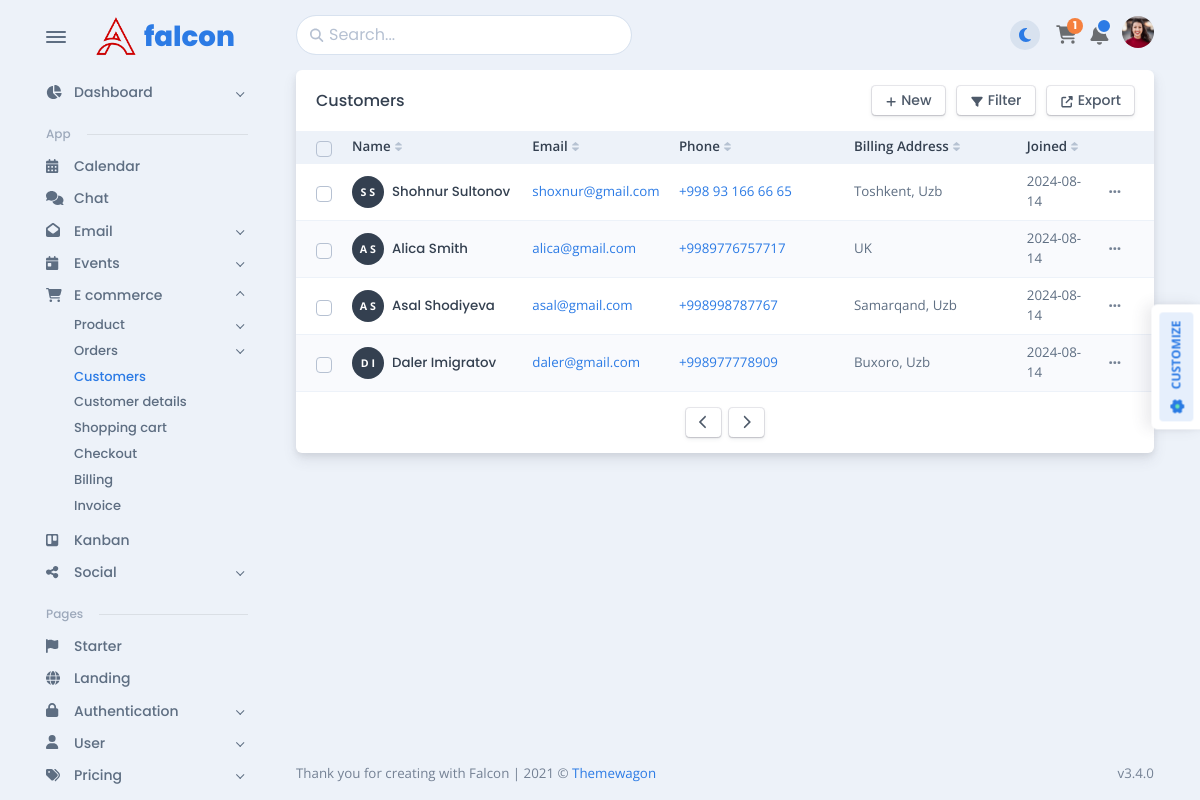
The page /customer-list/ on the database its author committed.
### customer/models.py (models this page shows, shortened)
class BaseModel(models.Model):
    created_at = models.DateTimeField(auto_now_add=True)
    updated_at = models.DateTimeField(auto_now=True)
    class Meta:
        abstract = True

class Customer(BaseModel):
    first_name = models.CharField(max_length=50)
    last_name = models.CharField(max_length=50)
    email = models.EmailField()
    phone = models.CharField(max_length=50)
    address = models.CharField(max_length=50)
    image = models.ImageField(upload_to='customers/')
    @property
    def get_initial(self):
        first_initial = self.first_name[0] if self.first_name else ''
        last_initial = self.last_name[0] if self.last_name else ''
        return f'{first_initial.upper()} {last_initial.upper()}'
    @property
    def joined_at(self):
        return self.created_at.strftime('%Y-%m-%d')
    @property
    def full_name(self):
        return f'{self.first_name} {self.last_name}'

### customer/views.py (the view)
# urls.py: path('customer-list/', views.customer_list, name='customer_list'),
def customer_list(request):
    customers = Customer.objects.all()
    search = request.GET.get('search', None)
    if search is not None:
        customers = Customer.objects.filter(full_name__icontains=search)
    context = {
        'customers': customers
    }
    return render(request, 'customers.html', context)

### templates/customers.html (shortened to what this page needs)
{% extends 'base.html' %}
{% load static %}
{% block content %}
          <div class="card mb-3" id="customersTable" data-list='{"valueNames":["name","email","phone","address","joined"],"page":10,"pagination":true}'>
            <div class="card-header">
              <div class="row flex-between-center">
                <div class="col-4 col-sm-auto d-flex align-items-center pe-0">
                  <h5 class="fs-0 mb-0 text-nowrap py-2 py-xl-0">Customers</h5>
                </div>
                <div class="col-8 col-sm-auto text-end ps-2">
                  <div id="table-customers-replace-element">
                    <button class="btn btn-falcon-default btn-sm" type="button"><span class="fas fa-plus" data-fa-transform="shrink-3 down-2"></span><span class="d-none d-sm-inline-block ms-1">New</span></button>
                    <button class="btn btn-falcon-default btn-sm mx-2" type="button"><span class="fas fa-filter" data-fa-transform="shrink-3 down-2"></span><span class="d-none d-sm-inline-block ms-1">Filter</span></button>
                    <button class="btn btn-falcon-default btn-sm" type="button"><span class="fas fa-external-link-alt" data-fa-transform="shrink-3 down-2"></span><span class="d-none d-sm-inline-block ms-1">Export</span></button>
                  </div>
                </div>
              </div>
            </div>
            <div class="card-body p-0">
              <div class="table-responsive">
                <table class="table table-sm table-striped fs--1 mb-0 overflow-hidden">
                  <thead class="bg-200 text-900">
                    <tr>
                      <th>
                        <div class="form-check fs-0 mb-0 d-flex align-items-center">
                          <input class="form-check-input" id="checkbox-bulk-customers-select" type="checkbox" data-bulk-select='{"body":"table-customers-body","actions":"table-customers-actions","replacedElement":"table-customers-replace-element"}' />
                        </div>
                      </th>
                      <th class="sort pe-1 align-middle white-space-nowrap" data-sort="name">Name</th>
                      <th class="sort pe-1 align-middle white-space-nowrap" data-sort="email">Email</th>
                      <th class="sort pe-1 align-middle white-space-nowrap" data-sort="phone">Phone</th>
                      <th class="sort pe-1 align-middle white-space-nowrap ps-5" data-sort="address" style="min-width: 200px;">Billing Address</th>
                      <th class="sort pe-1 align-middle white-space-nowrap" data-sort="joined">Joined</th>
                      <th class="align-middle no-sort"></th>
                    </tr>
                  </thead>
                  <tbody class="list" id="table-customers-body">
                  {% for customer in customers %}
                    <tr class="btn-reveal-trigger">
                      <td class="align-middle py-2" style="width: 28px;">
                        <div class="form-check fs-0 mb-0 d-flex align-items-center">
                          <input class="form-check-input" type="checkbox" id="customer-0" data-bulk-select-row="data-bulk-select-row" />
                        </div>
                      </td>
                      <td class="name align-middle white-space-nowrap py-2"><a href="{% url 'customer_details' customer.id %}">
                          <div class="d-flex d-flex align-items-center">
                            <div class="avatar avatar-xl me-2">
                              <div class="avatar-name rounded-circle"><span>{{ customer.get_initial }}</span></div>
                            </div>
                            <div class="flex-1">
                              <h5 class="mb-0 fs--1">{{ customer.full_name }}</h5>
                            </div>
                          </div>
                        </a></td>
                      <td class="email align-middle py-2"><a href="{% url 'customer_details' customer.id %}">{{ customer.email }}</a></td>
                      <td class="phone align-middle white-space-nowrap py-2"><a href="#">{{ customer.phone }}</a></td>
                      <td class="address align-middle white-space-nowrap ps-5 py-2">{{ customer.address }}</td>
                      <td class="joined align-middle py-2">{{ customer.joined_at }}</td>
                      <td class="align-middle white-space-nowrap py-2 text-end">
                        <div class="dropdown font-sans-serif position-static">
                          <button class="btn btn-link text-600 btn-sm dropdown-toggle btn-reveal" type="button" id="customer-dropdown-0" data-bs-toggle="dropdown" data-boundary="window" aria-haspopup="true" aria-expanded="false"><span class="fas fa-ellipsis-h fs--1"></span></button>
                        </div>
                      </td>
                    </tr>
                  {% endfor %}
                  </tbody>
                </table>
              </div>
            </div>
            <div class="card-footer d-flex align-items-center justify-content-center">
              <button class="btn btn-sm btn-falcon-default me-1" type="button" title="Previous" data-list-pagination="prev"><span class="fas fa-chevron-left"></span></button>
              <button class="btn btn-sm btn-falcon-default ms-1" type="button" title="Next" data-list-pagination="next"><span class="fas fa-chevron-right"></span></button>
            </div>
          </div>
{% endblock %}

### rows shown on the page
Customer: get_initial "S S", full_name "Shohnur Sultonov", email "shoxnur@gmail.com", phone "+998 93 166 66 65", address "Toshkent, Uzb", joined_at "2024-08-14"
Customer: get_initial "A S", full_name "Alica Smith", email "alica@gmail.com", phone "+9989776757717", address "UK", joined_at "2024-08-14"
Customer: get_initial "A S", full_name "Asal Shodiyeva", email "asal@gmail.com", phone "+998998787767", address "Samarqand, Uzb", joined_at "2024-08-14"
Customer: get_initial "D I", full_name "Daler Imigratov", email "daler@gmail.com", phone "+998977778909", address "Buxoro, Uzb", joined_at "2024-08-14"
